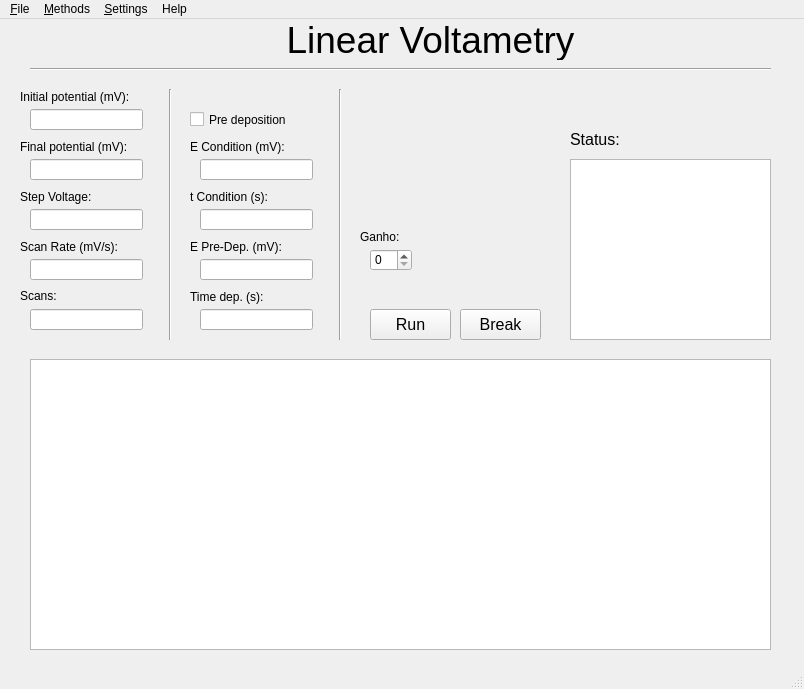
<?xml version="1.0" encoding="UTF-8"?>
<ui version="4.0">
 <class>MainWindow</class>
 <widget class="QMainWindow" name="MainWindow">
  <property name="geometry">
   <rect>
    <x>0</x>
    <y>0</y>
    <width>804</width>
    <height>689</height>
   </rect>
  </property>
  <property name="windowTitle">
   <string>MainWindow</string>
  </property>
  <widget class="QWidget" name="centralwidget">
   <widget class="PlotWidget" name="graphicsView">
    <property name="geometry">
     <rect>
      <x>30</x>
      <y>340</y>
      <width>741</width>
      <height>291</height>
     </rect>
    </property>
   </widget>
   <widget class="QPushButton" name="pushButton">
    <property name="geometry">
     <rect>
      <x>460</x>
      <y>290</y>
      <width>81</width>
      <height>31</height>
     </rect>
    </property>
    <property name="font">
     <font>
      <pointsize>12</pointsize>
     </font>
    </property>
    <property name="text">
     <string>Break</string>
    </property>
   </widget>
   <widget class="QLabel" name="label">
    <property name="geometry">
     <rect>
      <x>270</x>
      <y>0</y>
      <width>321</width>
      <height>41</height>
     </rect>
    </property>
    <property name="text">
     <string>&lt;html&gt;&lt;head/&gt;&lt;body&gt;&lt;p align=&quot;center&quot;&gt;&lt;span style=&quot; font-size:28pt;&quot;&gt;Linear Voltametry&lt;/span&gt;&lt;/p&gt;&lt;/body&gt;&lt;/html&gt;</string>
    </property>
   </widget>
   <widget class="QLabel" name="label_2">
    <property name="geometry">
     <rect>
      <x>20</x>
      <y>70</y>
      <width>151</width>
      <height>16</height>
     </rect>
    </property>
    <property name="text">
     <string>Initial potential (mV):</string>
    </property>
   </widget>
   <widget class="QLabel" name="label_3">
    <property name="geometry">
     <rect>
      <x>20</x>
      <y>120</y>
      <width>141</width>
      <height>16</height>
     </rect>
    </property>
    <property name="text">
     <string>Final potential (mV):</string>
    </property>
   </widget>
   <widget class="QLabel" name="label_4">
    <property name="geometry">
     <rect>
      <x>20</x>
      <y>270</y>
      <width>46</width>
      <height>13</height>
     </rect>
    </property>
    <property name="text">
     <string>Scans:</string>
    </property>
   </widget>
   <widget class="QLabel" name="label_5">
    <property name="geometry">
     <rect>
      <x>20</x>
      <y>170</y>
      <width>121</width>
      <height>16</height>
     </rect>
    </property>
    <property name="text">
     <string>Step Voltage:</string>
    </property>
   </widget>
   <widget class="QLabel" name="label_6">
    <property name="geometry">
     <rect>
      <x>20</x>
      <y>220</y>
      <width>121</width>
      <height>16</height>
     </rect>
    </property>
    <property name="text">
     <string>Scan Rate (mV/s):</string>
    </property>
   </widget>
   <widget class="QLineEdit" name="lineVoltInitia">
    <property name="geometry">
     <rect>
      <x>30</x>
      <y>90</y>
      <width>113</width>
      <height>21</height>
     </rect>
    </property>
   </widget>
   <widget class="QLineEdit" name="lineVoltFinal">
    <property name="geometry">
     <rect>
      <x>30</x>
      <y>140</y>
      <width>113</width>
      <height>21</height>
     </rect>
    </property>
   </widget>
   <widget class="QLineEdit" name="lineVoltStep">
    <property name="geometry">
     <rect>
      <x>30</x>
      <y>190</y>
      <width>113</width>
      <height>21</height>
     </rect>
    </property>
   </widget>
   <widget class="QLineEdit" name="lineVoltScan">
    <property name="geometry">
     <rect>
      <x>30</x>
      <y>240</y>
      <width>113</width>
      <height>21</height>
     </rect>
    </property>
   </widget>
   <widget class="QLineEdit" name="lineVoltScans">
    <property name="geometry">
     <rect>
      <x>30</x>
      <y>290</y>
      <width>113</width>
      <height>21</height>
     </rect>
    </property>
   </widget>
   <widget class="Line" name="line">
    <property name="geometry">
     <rect>
      <x>160</x>
      <y>70</y>
      <width>20</width>
      <height>251</height>
     </rect>
    </property>
    <property name="orientation">
     <enum>Qt::Vertical</enum>
    </property>
   </widget>
   <widget class="QCheckBox" name="checkBox">
    <property name="geometry">
     <rect>
      <x>190</x>
      <y>90</y>
      <width>131</width>
      <height>21</height>
     </rect>
    </property>
    <property name="text">
     <string>Pre deposition</string>
    </property>
   </widget>
   <widget class="QLabel" name="label_7">
    <property name="geometry">
     <rect>
      <x>190</x>
      <y>120</y>
      <width>151</width>
      <height>16</height>
     </rect>
    </property>
    <property name="text">
     <string>E Condition (mV):</string>
    </property>
   </widget>
   <widget class="QLabel" name="label_9">
    <property name="geometry">
     <rect>
      <x>190</x>
      <y>170</y>
      <width>141</width>
      <height>16</height>
     </rect>
    </property>
    <property name="text">
     <string>t Condition (s):</string>
    </property>
   </widget>
   <widget class="QSpinBox" name="spinBox">
    <property name="geometry">
     <rect>
      <x>370</x>
      <y>230</y>
      <width>42</width>
      <height>22</height>
     </rect>
    </property>
   </widget>
   <widget class="QLabel" name="label_11">
    <property name="geometry">
     <rect>
      <x>360</x>
      <y>210</y>
      <width>61</width>
      <height>16</height>
     </rect>
    </property>
    <property name="text">
     <string>Ganho:</string>
    </property>
   </widget>
   <widget class="Line" name="line_2">
    <property name="geometry">
     <rect>
      <x>30</x>
      <y>40</y>
      <width>741</width>
      <height>20</height>
     </rect>
    </property>
    <property name="orientation">
     <enum>Qt::Horizontal</enum>
    </property>
   </widget>
   <widget class="QPushButton" name="pushButton_2">
    <property name="geometry">
     <rect>
      <x>370</x>
      <y>290</y>
      <width>81</width>
      <height>31</height>
     </rect>
    </property>
    <property name="font">
     <font>
      <pointsize>12</pointsize>
     </font>
    </property>
    <property name="text">
     <string>Run</string>
    </property>
   </widget>
   <widget class="Line" name="line_3">
    <property name="geometry">
     <rect>
      <x>330</x>
      <y>70</y>
      <width>20</width>
      <height>251</height>
     </rect>
    </property>
    <property name="orientation">
     <enum>Qt::Vertical</enum>
    </property>
   </widget>
   <widget class="QTextBrowser" name="textBrowser">
    <property name="geometry">
     <rect>
      <x>570</x>
      <y>140</y>
      <width>201</width>
      <height>181</height>
     </rect>
    </property>
   </widget>
   <widget class="QLabel" name="label_14">
    <property name="geometry">
     <rect>
      <x>570</x>
      <y>110</y>
      <width>61</width>
      <height>21</height>
     </rect>
    </property>
    <property name="font">
     <font>
      <pointsize>12</pointsize>
     </font>
    </property>
    <property name="text">
     <string>Status:</string>
    </property>
   </widget>
   <widget class="QLabel" name="label_10">
    <property name="geometry">
     <rect>
      <x>190</x>
      <y>220</y>
      <width>121</width>
      <height>16</height>
     </rect>
    </property>
    <property name="text">
     <string>E Pre-Dep. (mV):</string>
    </property>
   </widget>
   <widget class="QLabel" name="label_8">
    <property name="geometry">
     <rect>
      <x>190</x>
      <y>270</y>
      <width>121</width>
      <height>16</height>
     </rect>
    </property>
    <property name="text">
     <string>Time dep. (s):</string>
    </property>
   </widget>
   <widget class="QLineEdit" name="ECond">
    <property name="geometry">
     <rect>
      <x>200</x>
      <y>140</y>
      <width>113</width>
      <height>21</height>
     </rect>
    </property>
   </widget>
   <widget class="QLineEdit" name="tCond">
    <property name="geometry">
     <rect>
      <x>200</x>
      <y>190</y>
      <width>113</width>
      <height>21</height>
     </rect>
    </property>
   </widget>
   <widget class="QLineEdit" name="PreDep">
    <property name="geometry">
     <rect>
      <x>200</x>
      <y>240</y>
      <width>113</width>
      <height>21</height>
     </rect>
    </property>
   </widget>
   <widget class="QLineEdit" name="TDep">
    <property name="geometry">
     <rect>
      <x>200</x>
      <y>290</y>
      <width>113</width>
      <height>21</height>
     </rect>
    </property>
   </widget>
  </widget>
  <widget class="QMenuBar" name="menubar">
   <property name="geometry">
    <rect>
     <x>0</x>
     <y>0</y>
     <width>804</width>
     <height>20</height>
    </rect>
   </property>
   <widget class="QMenu" name="menu_File">
    <property name="title">
     <string>&amp;File</string>
    </property>
    <addaction name="separator"/>
    <addaction name="actionSave"/>
    <addaction name="actionOpen"/>
    <addaction name="actionExit"/>
   </widget>
   <widget class="QMenu" name="menu_Methods">
    <property name="title">
     <string>&amp;Methods</string>
    </property>
    <addaction name="actionLinear_Voltametry"/>
    <addaction name="actionCyclic_Voltametry"/>
    <addaction name="actionSquare_Wave_Voltametry"/>
   </widget>
   <widget class="QMenu" name="menu_Settings">
    <property name="title">
     <string>&amp;Settings</string>
    </property>
    <addaction name="actionCalibrate"/>
    <addaction name="applypot"/>
   </widget>
   <widget class="QMenu" name="menuHelp">
    <property name="title">
     <string>Help</string>
    </property>
   </widget>
   <addaction name="menu_File"/>
   <addaction name="menu_Methods"/>
   <addaction name="menu_Settings"/>
   <addaction name="menuHelp"/>
  </widget>
  <widget class="QStatusBar" name="statusbar"/>
  <action name="actionSave">
   <property name="text">
    <string>Save As</string>
   </property>
  </action>
  <action name="actionOpen">
   <property name="text">
    <string>Open</string>
   </property>
  </action>
  <action name="actionExit">
   <property name="text">
    <string>Exit</string>
   </property>
  </action>
  <action name="actionLinear_Voltametry">
   <property name="text">
    <string>Linear Voltametry</string>
   </property>
  </action>
  <action name="actionCyclic_Voltametry">
   <property name="text">
    <string>Cyclic Voltametry</string>
   </property>
  </action>
  <action name="actionSquare_Wave_Voltametry">
   <property name="text">
    <string>Square Wave Voltametry</string>
   </property>
  </action>
  <action name="actionCalibrate">
   <property name="text">
    <string> Calibrate Potential</string>
   </property>
  </action>
  <action name="actionConfigurations">
   <property name="text">
    <string>Configurations</string>
   </property>
  </action>
  <action name="applypot">
   <property name="text">
    <string>Apply potential</string>
   </property>
  </action>
 </widget>
 <customwidgets>
  <customwidget>
   <class>PlotWidget</class>
   <extends>QGraphicsView</extends>
   <header>pyqtgraph</header>
  </customwidget>
 </customwidgets>
 <resources/>
 <connections/>
</ui>
